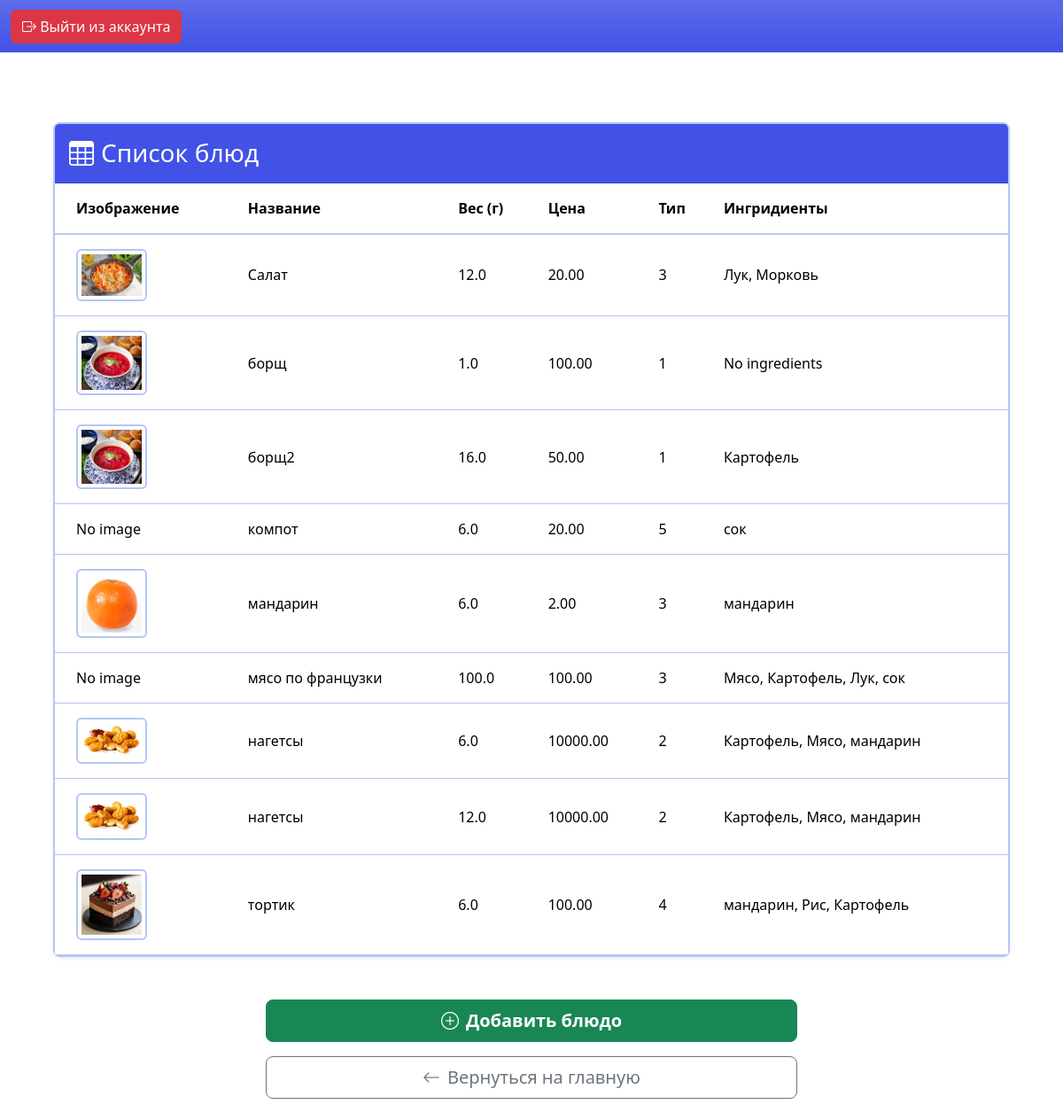
The page /canadmin/dishes/ on the database as committed earlier.
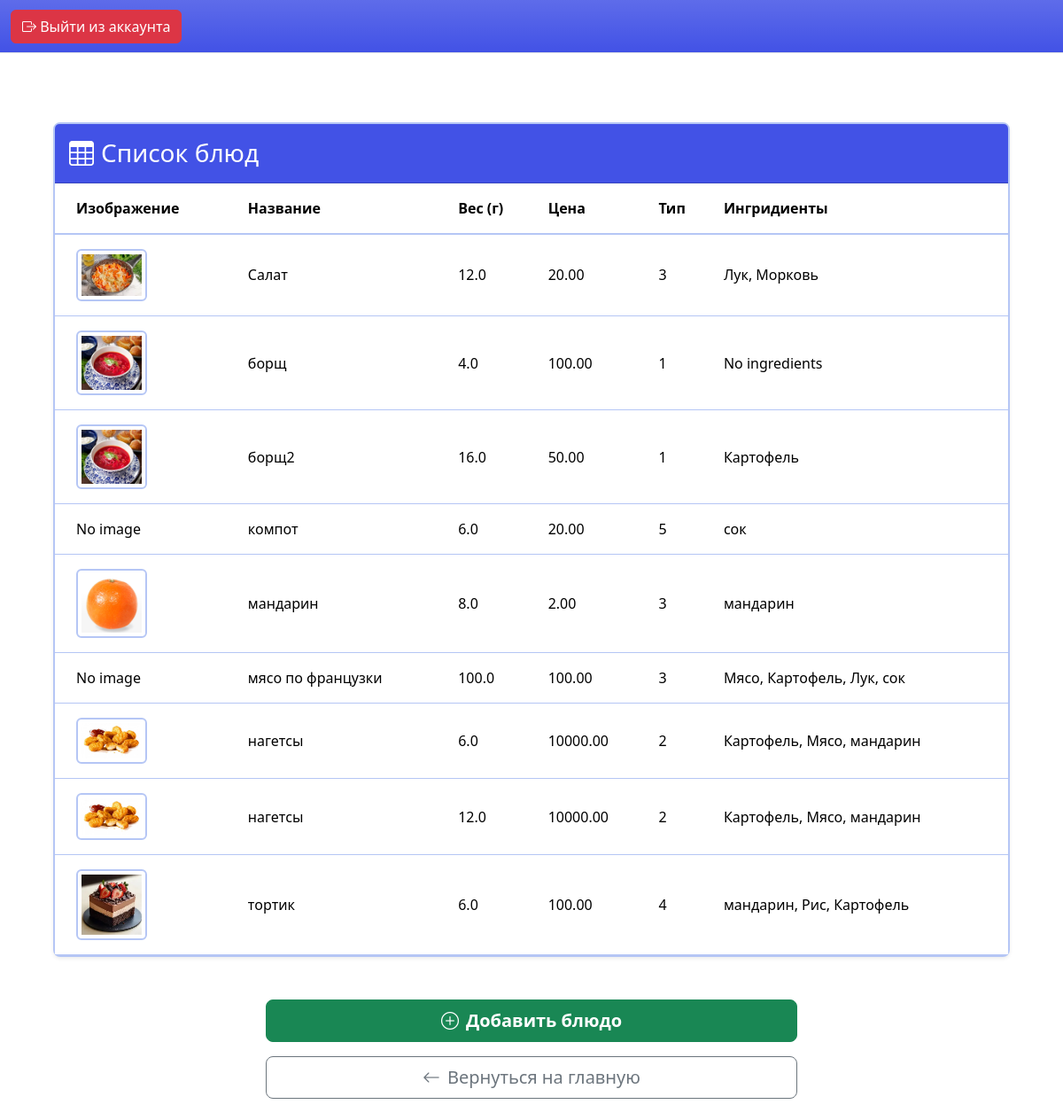
The same page on the database as committed later.
### cook/models.py (models this page shows, shortened)
class Dish(models.Model):
    title = models.CharField(max_length=255)
    weight = models.FloatField(verbose_name="Вес (г)")
    cost = models.DecimalField(max_digits=10, decimal_places=2)
    dish_type = models.CharField(max_length=50)
    picture = models.ImageField(upload_to="pictures/dishes", null=True, blank=True)
    ingredients = models.ManyToManyField(
        Ingredient,
        through='Composition',
        related_name="dishes"
    )
    def get_ingredients(self):
        return [ingr for ingr in self.ingredients.all()]

class Ingredient(models.Model):
    title = models.CharField(max_length=255)
    amount = models.FloatField(default=0)
    cost = models.DecimalField(max_digits=10, decimal_places=2)
    picture = models.ImageField(upload_to="pictures/ingredients", null=True, blank=True)

### canadmin/views.py (the view)
# urls.py: path('dishes/', views.dishes_list, name='dishes_list'),
def dishes_list(request):
    dishes = Dish.objects.all().order_by('title')
    return render(request, 'canadmin/dishes_list.html', {'dishes': dishes})

### templates/canadmin/dishes_list.html
{% extends 'base/base_admin.html' %}
{% block main %}
<h1>Список блюд</h1>
<div class="container-fluid" style="margin-top: 90px;">
    <div class="mx-5">
        <div class="card border-2 border-color border-opacity-25 shadow-sm rounded-3">
            <div class="card-header bg-top text-white py-3">
                <h3 class="mb-0">
                    <i class="bi bi-table me-2"></i>Список блюд
                </h3>
            </div>
            <div class="card-body p-0">
                <div class="table-responsive">
                    <table class="table table-hover align-middle mb-0">
                        <thead class="bg-inf">
                            <tr>
                                <th class="ps-4">Изображение</th>
                                <th>Название</th>
                                <th>Вес (г)</th>
                                <th>Цена</th>
                                <th>Тип</th>
                                <th>Ингридиенты</th>
                            </tr>
                        </thead>
                        <tbody>
                            {% for dish in dishes %}
                            <tr>
                                <td class="ps-4 border-bottom-color">
                                    {% if dish.picture %}
                                        <img src="{{ dish.picture.url }}" alt="{{ dish.title }}" width="80" class="img-thumbnail border-2 border-color">
                                    {% else %}
                                        No image
                                    {% endif %}
                                </td>
                                <td class="border-bottom-color">{{ dish.title }}</td>
                                <td class="border-bottom-color">{{ dish.weight }}</td>
                                <td class="border-bottom-color">{{ dish.cost }}</td>
                                <td class="border-bottom-color">{{ dish.dish_type }}</td>
                                <td class="border-bottom-color">
                                    {% for ingredient in dish.get_ingredients %}
                                        {{ ingredient.title }}{% if not forloop.last %}, {% endif %}
                                    {% empty %}
                                        No ingredients
                                    {% endfor %}
                                </td>
                            </tr>
                            {% endfor %}
                        </tbody>
                    </table>
                </div>
            </div>
        </div>
    </div>
</div>
<div class="d-grid gap-3 col-6 mx-auto mt-5">
    <a href="{% url 'dishadd' %}" class="btn btn-success btn-lg fw-bold">
        <i class="bi bi-plus-circle me-2"></i>Добавить блюдо
    </a>
    <a href="{% url 'admin_main_page' %}" class="btn btn-outline-secondary btn-lg mb-4">
        <i class="bi bi-arrow-left me-2"></i>Вернуться на главную
    </a>
</div>
{% endblock %}

### templates/base/base_admin.html (shortened to what this page needs)
<!DOCTYPE html>
<html lang="ru">
<head>
</head>
<body>
        <link href="https://cdn.jsdelivr.net/npm/bootstrap@5.3.8/dist/css/bootstrap.min.css" rel="stylesheet">
        <link rel="stylesheet" href="https://cdn.jsdelivr.net/npm/bootstrap-icons@1.10.0/font/bootstrap-icons.css">
    <main>
            <nav class="navbar bg-top bg-gradient text-white fixed-top border-bottom py-2" style="min-height: 60px;">
                <div class="container-fluid d-flex justify-content-between align-items-center position-relative">
                    <a href="{% url 'logout' %}" class="btn btn-danger"><i class="bi bi-box-arrow-right"></i> Выйти из аккаунта</a>
                </div>
            </nav>
        {% block main %}
        {% endblock %}
    </main>
</body>
</html>

### templates/base/base_admin.html (style rules this page uses)
.border-color { border-color: #b5c6f5 !important; }
.bg-top { background-color: #4252e6; }
.bg-inf { background-color: #e2f2fc; }
.table th, .table td { padding: 1rem 0.75rem; vertical-align: middle; }
.table thead th { border-bottom: 2px solid #b5c6f5; font-weight: 600; }
.table tbody td { border-bottom: 1px solid #b5c6f5; }

Rows that differ between the two databases and show on the page:
changed Dish "борщ": weight "1.0" → "4.0"
changed Dish "мандарин": weight "6.0" → "8.0"
